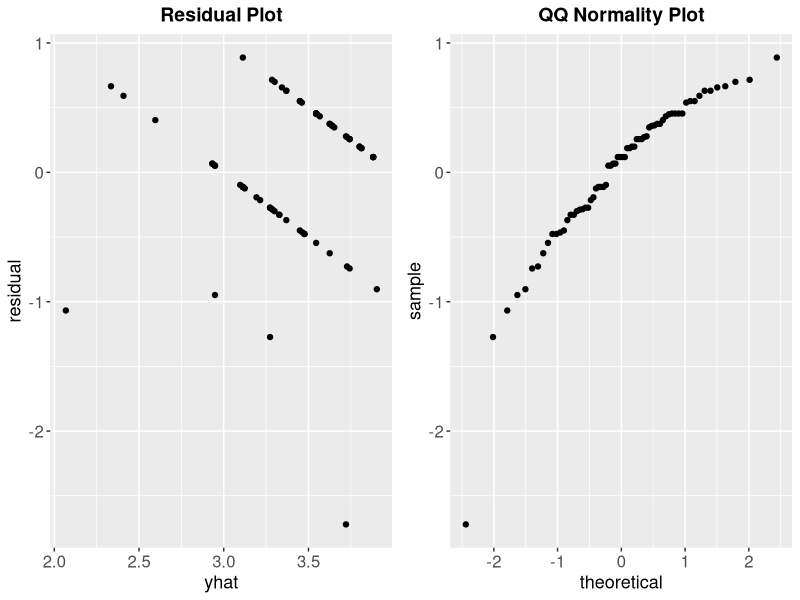
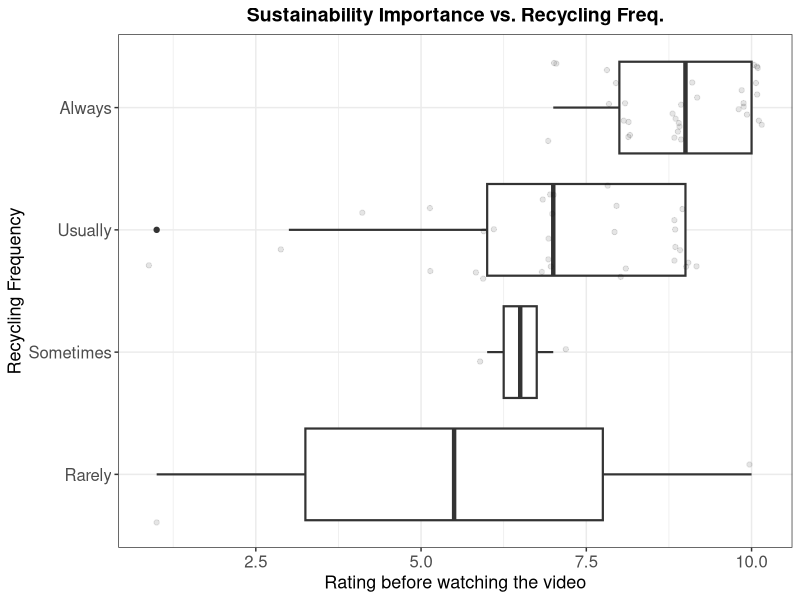

Write the R code that produced these figures, in order. (Note: this script raises an error after producing the figures.)
## ---- chunk 1
knitr::opts_chunk$set(echo = TRUE)
knitr::opts_chunk$set(fig.path = "images_report/")
library(tidyverse)
library(gridExtra)
library(MASS)
## ---- chunk 2
# load data
tidy_data <- read.csv("../data/tidy_data.csv")

# factor relevel
tidy_data$recycling_freq <- tidy_data$recycling_freq %>% fct_relevel("Rarely","Sometimes","Usually","Always")
tidy_data$background <- tidy_data$background %>% fct_relevel("Yes","No")
tidy_data$watch <- tidy_data$watch %>% fct_relevel("Have watched","Will pass")
## ---- chunk 3
# Creating summary table
#summary(tidy_data)
## ---- chunk 4
# Changing recycling_freq to not be a factor for linear regression analysis.
tidy_data <- tidy_data %>%
  mutate(recycling_freq_nf = if_else(recycling_freq =="Always", 
                                     5, if_else(recycling_freq == "Usually",
                                     4, if_else(recycling_freq == "Sometimes",
                                     3, if_else(recycling_freq == "Rarely",
                                     2, if_else(recycling_freq == "Never",
                                     1, 0)))))) 

## ---- chunk 5
simple_model= lm(data=tidy_data, recycling_freq_nf ~ self_rating_before)
age_confounder= lm(data=tidy_data, recycling_freq_nf ~ self_rating_before + age)
background_confounder= lm(data=tidy_data, recycling_freq_nf ~ self_rating_before + background)
interaction_effects = lm(data=tidy_data, recycling_freq_nf ~ self_rating_before + background*age)

summary(simple_model)
## ---- chunk 6
anova(simple_model, age_confounder)
## ---- chunk 7
#summary(background_confounder)
anova(simple_model, background_confounder)
## ---- chunk 8
summary(interaction_effects)

## ---- chunk 9
all_variables= lm(data=tidy_data, recycling_freq_nf ~ self_rating_before + background + age)

summary(all_variables)
## ---- chunk 10
lm_test <- lm(recycling_freq %>% as.numeric() ~ self_rating_before + background + age, data = tidy_data)

lm_data <- tidy_data %>% 
  mutate(recycling_freq_num = as.numeric(recycling_freq),
         lm_fitted = lm_test %>% fitted(),
         lm_resid = lm_test %>% resid())

resid_plot <- lm_data %>% 
  ggplot(aes(x= lm_fitted, y = lm_resid)) +
  geom_point() +
  labs(x="yhat", y="residual",title="Residual Plot") +
  theme(plot.title = element_text(size = 14, face = "bold", hjust = 0.5),
        axis.text = element_text(size = 12),
        axis.title = element_text(size = 13))

qq_norm <- lm_data %>% 
  ggplot(aes(sample= lm_resid)) +
  stat_qq() +
  labs(title="QQ Normality Plot") +
  theme(plot.title = element_text(size = 14, face = "bold", hjust = 0.5),
        axis.text = element_text(size = 12),
        axis.title = element_text(size = 13))

grid.arrange(resid_plot,qq_norm,nrow=1)
## ---- chunk 11
# Visualization of relationship between recycling freq. and self rating before watching the video
tidy_data %>%
  ggplot(aes(x = recycling_freq, y = self_rating_before)) +
  geom_boxplot(size = .75) +
  geom_jitter(alpha = .1, height = .2) +
  theme(axis.text.x = element_text(angle = 45, hjust = 1, vjust = 1)) +
  coord_flip() +
  theme_bw() +
  labs(y = "Rating before watching the video", x = "Recycling Frequency") +
  ggtitle("Sustainability Importance vs. Recycling Freq.") +
  theme(plot.title = element_text(size = 14, face = "bold", hjust = 0.5),
        axis.text = element_text(size = 12),
        axis.title = element_text(size = 13))
## ---- chunk 12
# Fit a OLR model without interaction
olr_model <- polr(recycling_freq ~ self_rating_before + background + age, data = tidy_data)

tidy_data <- tidy_data %>%
  cbind(., olr_model_prob = predict(olr_model, ., type = "probs")) %>% #estimated probability
  cbind(., olr_model_decision = predict(olr_model))                   #estimated result according to the probabilities
## ---- chunk 13
gf <- table(tidy_data$recycling_freq, tidy_data$olr_model_decision)
accuracy <- (gf[1] + gf[6] + gf[11] + gf[16]) / 68 # 68 observations

print(paste("AIC = ", AIC(olr_model))) 
print(paste("Log likelihood = ", logLik(olr_model))) 
print(paste("Overall accuracy = ", accuracy)) # The larger the better
## ---- chunk 14
# Get the coefficients
coef(summary(olr_model))
